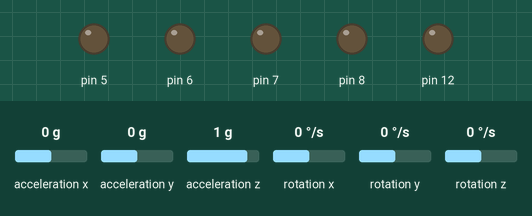
This sketch was run on a simulated Arduino Uno, built with avr-gcc and run on an emulated ATmega328P. Shown: output pins drawn as LEDs (lit = HIGH). The inputs (shaded band) are chosen by the test bench; at power-on: acceleration x 0 g, acceleration y 0 g, acceleration z 1 g, rotation x 0 °/s, rotation y 0 °/s, rotation z 0 °/s.

Above: at 0.1 s.
At 3.1 s:
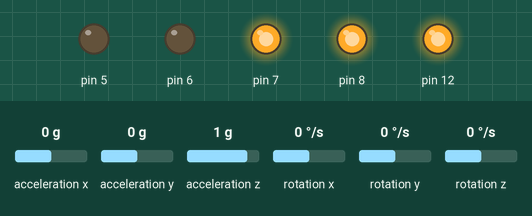
Timing chart, 0 to 4.6 s (numbered marks = the images above):
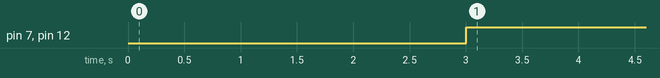

Measured:
- by itself, pin 7, pin 12: LOW → HIGH at 3.0 s

The sketch:

bilancino-non-tarato.ino
```cpp
#include <MPU6050_tockn.h>
#include <Wire.h>
#include <PID_v1.h>

MPU6050 mpu6050(Wire);

double setpoint, input, output;
double Kp=0, Ki=0, Kd=0;
unsigned long pidtime = 10;

PID myPID(&input, &output, &setpoint, Kp, Ki, Kd, DIRECT);

unsigned long t1;
int pwm = 0;

void setup() {
  Serial.begin(9600);
  Wire.begin();
  mpu6050.begin();
  mpu6050.calcGyroOffsets(true);

  pinMode(5, OUTPUT);
  pinMode(7, OUTPUT);
  pinMode(6, OUTPUT);
  pinMode(12, OUTPUT);
  pinMode(8, OUTPUT);

  digitalWrite(8, HIGH);
  mpu6050.update();
  setpoint = -1.0;//mpu6050.getAngleX();

  myPID.SetSampleTime(pidtime);
  myPID.SetOutputLimits(-255, 255);
  myPID.SetMode(AUTOMATIC);
}

void loop() {
  if ((millis() - t1) >= pidtime) {
    mpu6050.update();
    input = mpu6050.getAngleX();

    myPID.Compute();

    int pwm = constrain(map(abs(output), 0, 45, 0, 255), 0, 255);

/*
    Serial.print("x: ");
    Serial.print(input);
    Serial.print("\tout: ");
    Serial.print(output);
    Serial.print("\tpwm: ");
    Serial.print(pwm);
    */

    if (output > 0) {
      back(pwm);
    } else if (output < 0) {
      fwd(pwm);
    } else {
      stp();
    }
    t1 = millis();
  }
}

void fwd(int pwm){
  analogWrite(5, pwm);
  analogWrite(6, pwm);
  digitalWrite(7, LOW);
  digitalWrite(12, LOW);
}

void back(int pwm){
  analogWrite(5, pwm);
  analogWrite(6, pwm);
  digitalWrite(7, HIGH);
  digitalWrite(12, HIGH);
}

void stp(){
  analogWrite(5, 0);
  analogWrite(6, 0);
  digitalWrite(7, HIGH);
  digitalWrite(12, HIGH);
}
```
